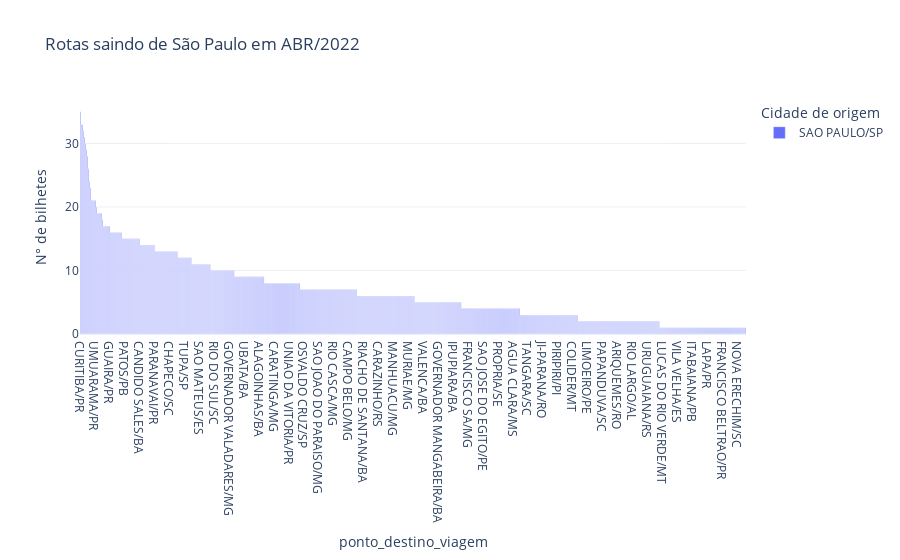

Notebook code for this chart:
### Code cell
rotas = pd.crosstab(BilhetesABR['ponto_destino_viagem'],BilhetesABR['ponto_origem_viagem'])
rotasSP=rotas.loc[:,["SAO PAULO/SP"]].sort_values(by=['SAO PAULO/SP'], ascending = False)
rotasSP = rotasSP.loc[rotasSP['SAO PAULO/SP'] != 0] # Retirando as cidades que não possuem bilhetes
px.bar(rotasSP, title='Rotas saindo de São Paulo em ABR/2022',
       labels={'value':'N° de bilhetes', 'ponto_origem_viagem': 'Cidade de origem'},
       template='plotly_white')

### Figure 1 — Plotly figure (JSON) as saved in the notebook; plotly's stock layout.template omitted (floating-point values rounded to 4 significant figures; data arrays with more than 128 entries replaced by an {"elided": "..."} marker saying what was removed)
{"data": [{"alignmentgroup": "True", "hovertemplate": "Cidade de origem=SAO PAULO/SP<br>ponto_destino_viagem=%{x}<br>N° de bilhetes=%{y}<extra></extra>", "legendgroup": "SAO PAULO/SP", "marker": {"color": "#636efa", "pattern": {"shape": ""}}, "name": "SAO PAULO/SP", "offsetgroup": "SAO PAULO/SP", "orientation": "v", "showlegend": true, "textposition": "auto", "type": "bar", "x": {"elided": "669 str values"}, "xaxis": "x", "y": {"elided": "669 int values"}, "yaxis": "y"}], "layout": {"barmode": "relative", "legend": {"title": {"text": "Cidade de origem"}, "tracegroupgap": 0}, "title": {"text": "Rotas saindo de São Paulo em ABR/2022"}, "xaxis": {"anchor": "y", "domain": [0, 1], "title": {"text": "ponto_destino_viagem"}}, "yaxis": {"anchor": "x", "domain": [0, 1], "title": {"text": "N° de bilhetes"}}}}
